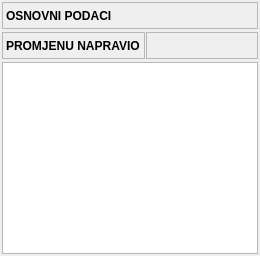
       <widget class="QFrame" name="frame_3">
        <property name="frameShape">
         <enum>QFrame::NoFrame</enum>
        </property>
        <property name="frameShadow">
         <enum>QFrame::Raised</enum>
        </property>
        <layout class="QVBoxLayout" name="verticalLayout_3">
         <property name="spacing">
          <number>1</number>
         </property>
         <property name="leftMargin">
          <number>1</number>
         </property>
         <property name="topMargin">
          <number>1</number>
         </property>
         <property name="rightMargin">
          <number>1</number>
         </property>
         <property name="bottomMargin">
          <number>1</number>
         </property>
         <item>
          <widget class="QFrame" name="frame_13">
           <property name="sizePolicy">
            <sizepolicy hsizetype="Preferred" vsizetype="Maximum">
             <horstretch>0</horstretch>
             <verstretch>0</verstretch>
            </sizepolicy>
           </property>
           <property name="frameShape">
            <enum>QFrame::NoFrame</enum>
           </property>
           <property name="frameShadow">
            <enum>QFrame::Raised</enum>
           </property>
           <layout class="QHBoxLayout" name="horizontalLayout_7">
            <property name="spacing">
             <number>1</number>
            </property>
            <property name="leftMargin">
             <number>1</number>
            </property>
            <property name="topMargin">
             <number>1</number>
            </property>
            <property name="rightMargin">
             <number>1</number>
            </property>
            <property name="bottomMargin">
             <number>1</number>
            </property>
            <item>
             <widget class="QLabel" name="lblTitle_3">
              <property name="sizePolicy">
               <sizepolicy hsizetype="Expanding" vsizetype="Preferred">
                <horstretch>0</horstretch>
                <verstretch>0</verstretch>
               </sizepolicy>
              </property>
              <property name="minimumSize">
               <size>
                <width>0</width>
                <height>27</height>
               </size>
              </property>
              <property name="font">
               <font>
                <weight>75</weight>
                <bold>true</bold>
               </font>
              </property>
              <property name="frameShape">
               <enum>QFrame::StyledPanel</enum>
              </property>
              <property name="text">
               <string>OSNOVNI PODACI</string>
              </property>
             </widget>
            </item>
           </layout>
          </widget>
         </item>
         <item>
          <widget class="QFrame" name="frame_14">
           <property name="sizePolicy">
            <sizepolicy hsizetype="Preferred" vsizetype="Maximum">
             <horstretch>0</horstretch>
             <verstretch>0</verstretch>
            </sizepolicy>
           </property>
           <property name="frameShape">
            <enum>QFrame::NoFrame</enum>
           </property>
           <property name="frameShadow">
            <enum>QFrame::Raised</enum>
           </property>
           <layout class="QHBoxLayout" name="horizontalLayout_12">
            <property name="spacing">
             <number>1</number>
            </property>
            <property name="leftMargin">
             <number>1</number>
            </property>
            <property name="topMargin">
             <number>1</number>
            </property>
            <property name="rightMargin">
             <number>1</number>
            </property>
            <property name="bottomMargin">
             <number>1</number>
            </property>
            <item>
             <widget class="QLabel" name="lblGrupaImovineIdTitle_5">
              <property name="minimumSize">
               <size>
                <width>140</width>
                <height>27</height>
               </size>
              </property>
              <property name="font">
               <font>
                <weight>75</weight>
                <bold>true</bold>
               </font>
              </property>
              <property name="frameShape">
               <enum>QFrame::StyledPanel</enum>
              </property>
              <property name="text">
               <string>PROMJENU NAPRAVIO</string>
              </property>
             </widget>
            </item>
            <item>
             <widget class="QLabel" name="lblOperater">
              <property name="sizePolicy">
               <sizepolicy hsizetype="Expanding" vsizetype="Preferred">
                <horstretch>0</horstretch>
                <verstretch>0</verstretch>
               </sizepolicy>
              </property>
              <property name="minimumSize">
               <size>
                <width>0</width>
                <height>27</height>
               </size>
              </property>
              <property name="font">
               <font>
                <weight>75</weight>
                <bold>true</bold>
               </font>
              </property>
              <property name="frameShape">
               <enum>QFrame::StyledPanel</enum>
              </property>
              <property name="text">
               <string/>
              </property>
              <property name="textInteractionFlags">
               <set>Qt::LinksAccessibleByMouse|Qt::TextSelectableByMouse</set>
              </property>
             </widget>
            </item>
           </layout>
          </widget>
         </item>
         <item>
          <widget class="QFrame" name="frame_15">
           <property name="frameShape">
            <enum>QFrame::NoFrame</enum>
           </property>
           <property name="frameShadow">
            <enum>QFrame::Raised</enum>
           </property>
           <layout class="QHBoxLayout" name="horizontalLayout_13">
            <property name="spacing">
             <number>1</number>
            </property>
            <property name="leftMargin">
             <number>1</number>
            </property>
            <property name="topMargin">
             <number>1</number>
            </property>
            <property name="rightMargin">
             <number>1</number>
            </property>
            <property name="bottomMargin">
             <number>1</number>
            </property>
            <item>
             <widget class="QTreeWidget" name="treePromena">
              <property name="font">
               <font>
                <pointsize>10</pointsize>
                <weight>50</weight>
                <bold>false</bold>
               </font>
              </property>
              <attribute name="headerVisible">
               <bool>false</bool>
              </attribute>
              <column>
               <property name="text">
                <string notr="true">1</string>
               </property>
              </column>
              <column>
               <property name="text">
                <string>2</string>
               </property>
              </column>
             </widget>
            </item>
           </layout>
          </widget>
         </item>
        </layout>
       </widget>
